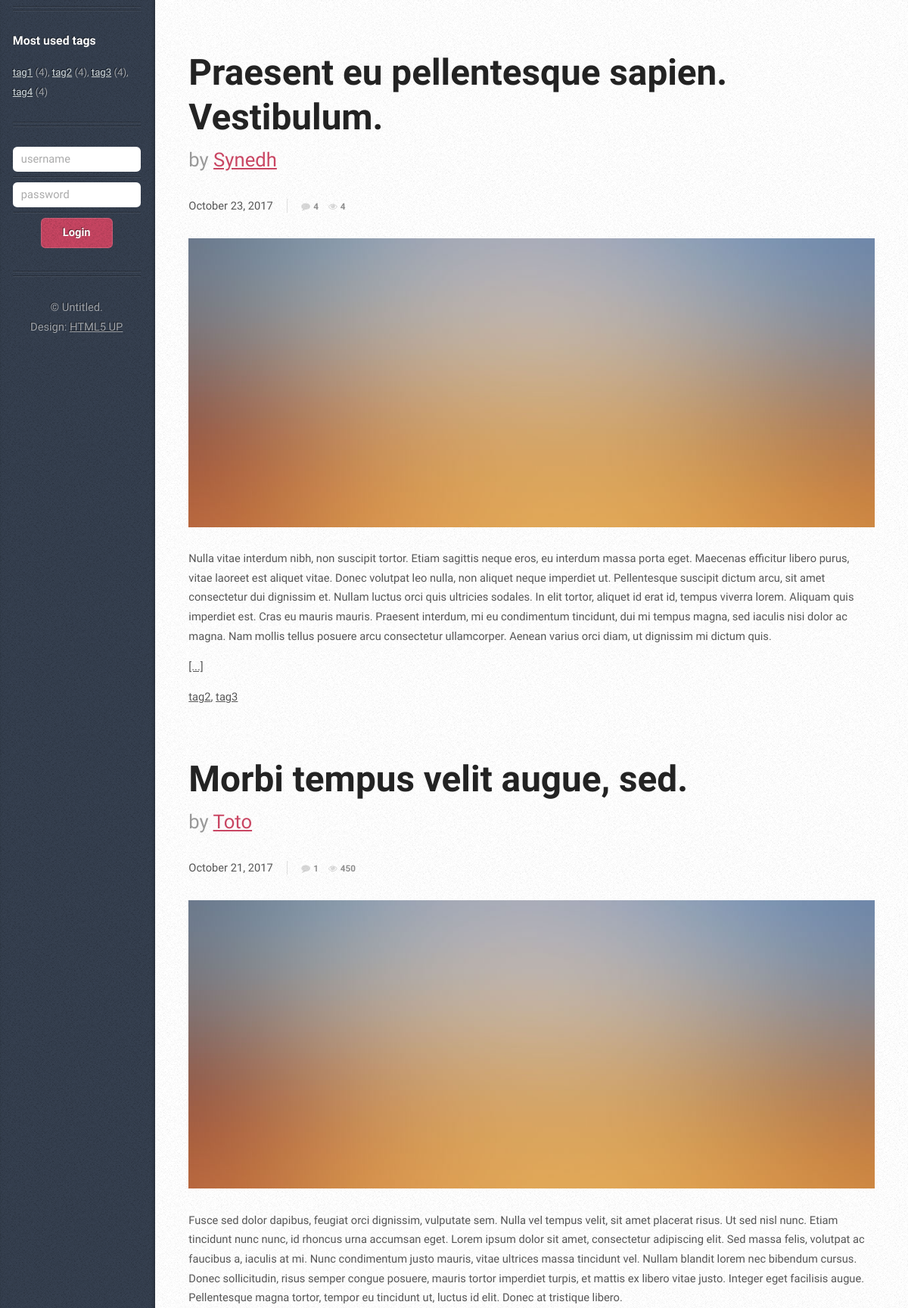
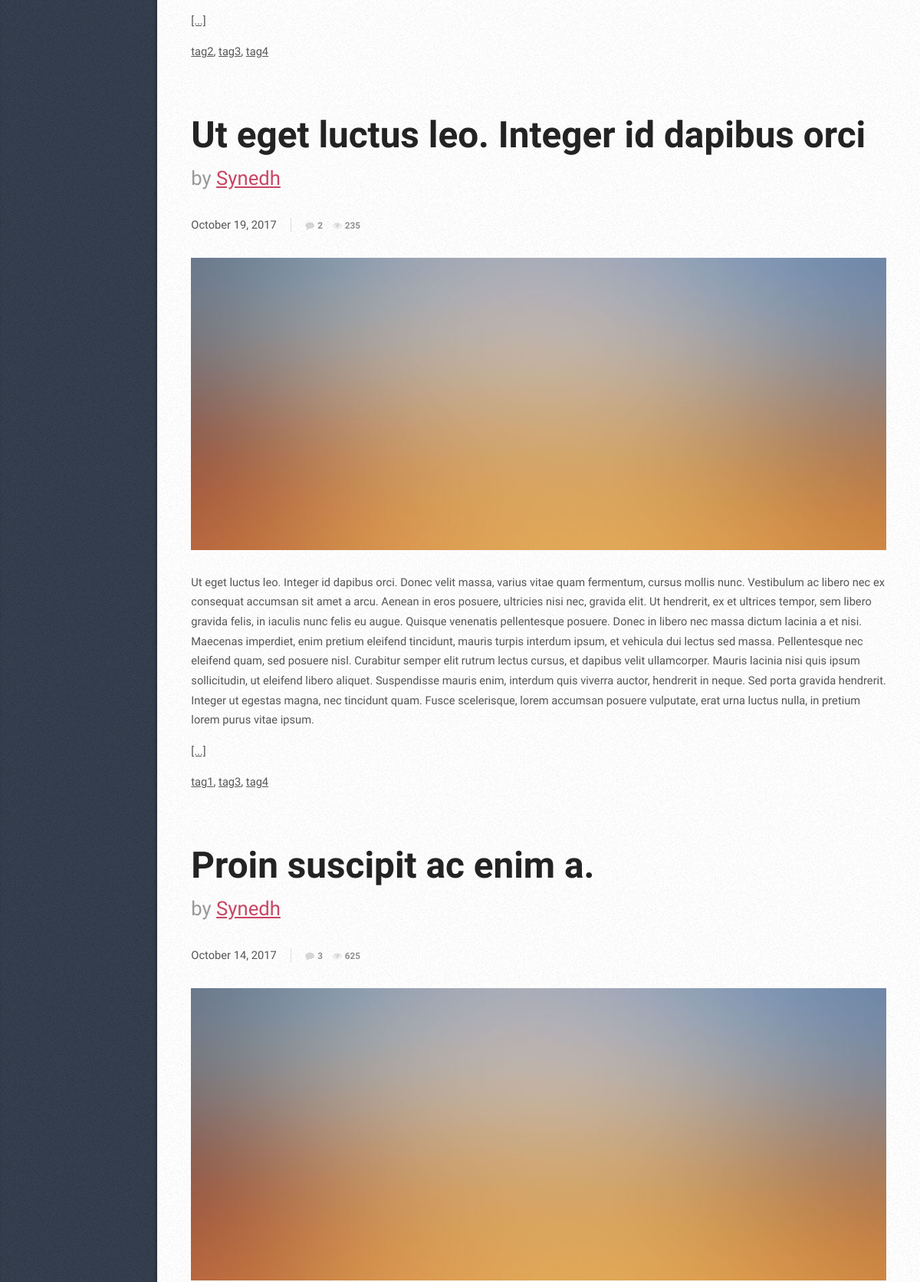
The app's page / (middle part), older data (2 pictures, top to bottom).
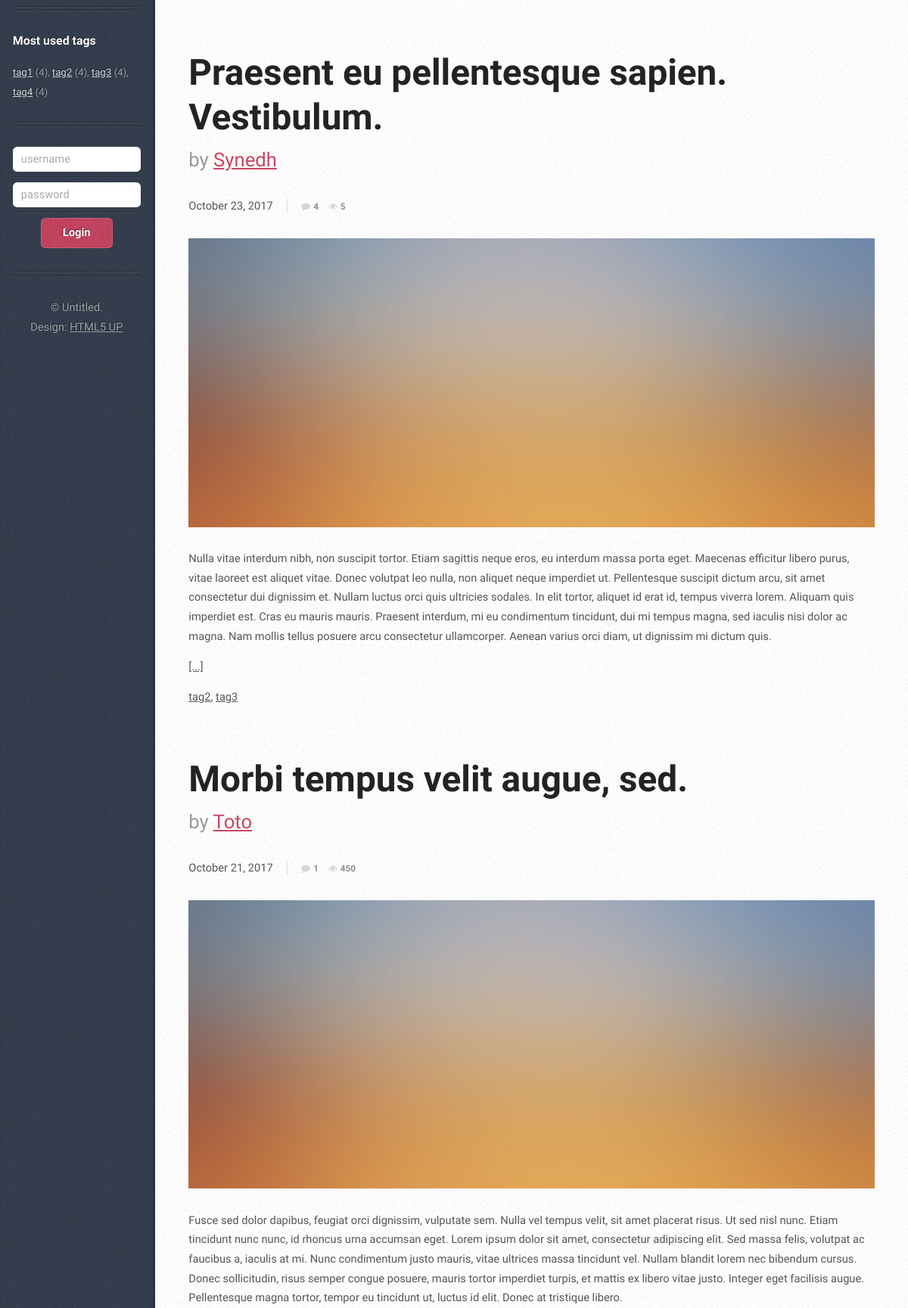
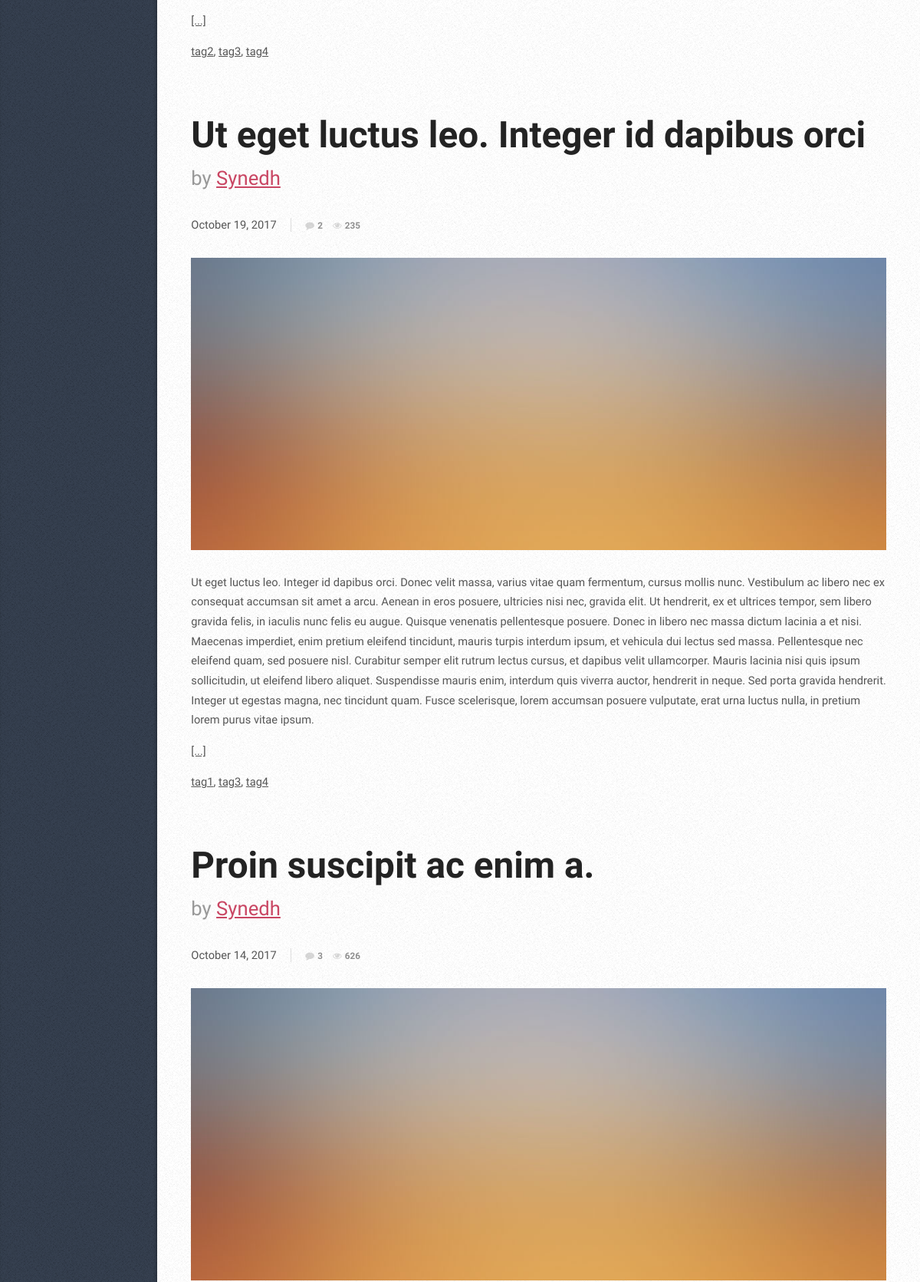
The same page, newer data (2 pictures, top to bottom).
### posts/models.py (models this page shows, shortened)
class Post(models.Model):
    title = models.CharField(max_length=1024)
    content = models.TextField()
    image = models.CharField(max_length=1024)
    author = models.CharField(max_length=1024)
    view = models.PositiveIntegerField(default=0)
    show_post = models.BooleanField(default=True)
    allow_comments = models.BooleanField(default=True)
    pub_date = models.DateTimeField('date published')
    tag = models.ManyToManyField(Tag)
    def content_in_index(self):
        return self.content.split('<p>')[1]
    class Meta:
        ordering = ('pub_date',)

### posts/views.py (the view)
# urls.py: url(r'^$', views.index, name='index'),
def index(request, page=1):
    posts = Post.objects.filter(pub_date__lte=timezone.now()).filter(show_post=True).order_by('-pub_date')
    options = pagination(posts, int(page))
    options['current'] = 'index'
    return render(request, 'index.html', options)

### posts/context_processors.py (called while the page is built)
def posts_processor(request):
    return {'recent_posts': Post.objects.filter(pub_date__lte=timezone.now()).order_by('-pub_date')[:5]}

def tags_processor(request):
    return {'most_used_tags': sorted(Tag.objects.all(), key=lambda x: x.post_set.count())[:5]}

def options_processor(request):
    try:
        return {'options': Option.objects.filter(used=True)[0]}
    except IndexError:
        return {'options': {'message': '', 'recent_posts': True, 'most_used_tags': True}}

### posts/models.py (called while the page is built)
    def __str__(self):
        return self.tag

### posts/templates/index.html (shortened to what this page needs)
{% extends 'core/overall.html' %}
{% block content %}
    {% if posts %}
        {% for post in posts %}
        {% include "core/post.html" %}
        {% endfor %}
    {% else %}
    <article class="box post post-excerpt">
        <header>
            <h2>No post corresponding to the given search.</h2>
        </header>
    </article>
    {% endif %}
{% endblock %}

### posts/templates/core/post.html
<article class="box post post-excerpt">
    <header>
        <h2><a href="{% url 'post' post.id %}">{{ post.title }}</a></h2>
        <p>by <a href="{% url 'posts_by_author' post.author %}">{{ post.author }}</a></p>
    </header>
    <div class="info">
        <span class="date"><span class="month">{{ post.pub_date|date:"M" }}<span>{{ post.pub_date|date:"F"|slice:"3:" }}</span></span> <span class="day">{{ post.pub_date|date:"j" }}</span><span class="year">, {{ post.pub_date|date:"Y" }}</span></span>
        <ul class="stats">
            <li><a href="{% url 'post_commentaries' post.id %}" class="icon fa-comment">{{ post.commentary_set.count }}</a></li>
            <li><a class="icon fa-eye">{{ post.view }}</a></li>
        </ul>
    </div>
    <a href="{% url 'post' post.id %}" class="image featured"><img src="{% static 'images/pic01.jpg' %}" alt="" /></a>
    {% if 'post' not in request.path %}
    <p>{{ post.content_in_index|safe }}</p>
    <p><a class="cutlink" href="{% url 'post' post.id %}">[...]</a></p>
    {% else %}
    {{ post.content|safe }}
    {% endif %}
    <p>
        {% for tag in post.tag.all %}
        {% if tag != post.tag.all.last %}
        <a class="cutlink" href="{% url 'posts_by_tag' tag %}">{{ tag }}</a>,
        {% else %}
        <a class="cutlink" href="{% url 'posts_by_tag' tag %}">{{ tag }}</a>
        {% endif %}
        {% endfor %}
    </p>
</article>

Row changes from the older to the newer data that the page shows:
changed Post "Praesent eu pellentesque sapien. Vestibulum.": view "4" → "5"
changed Post "Proin suscipit ac enim a.": view "625" → "626"
